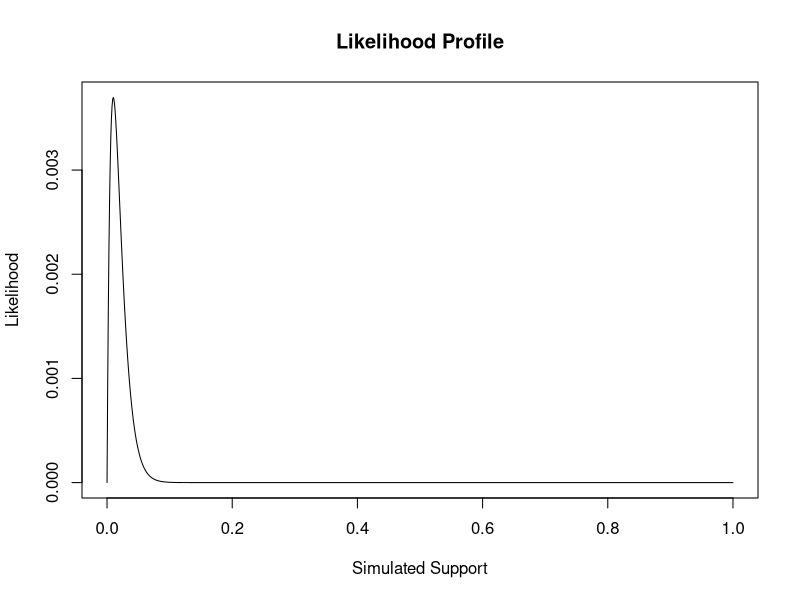
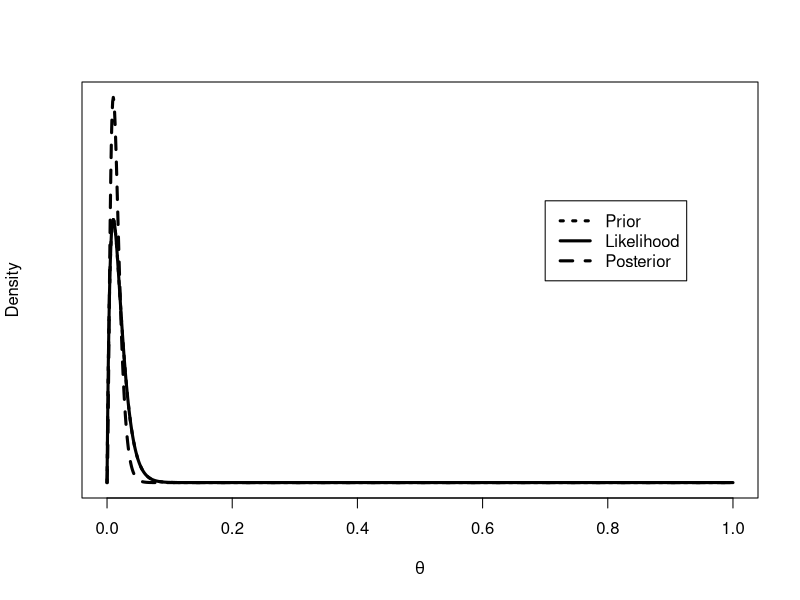
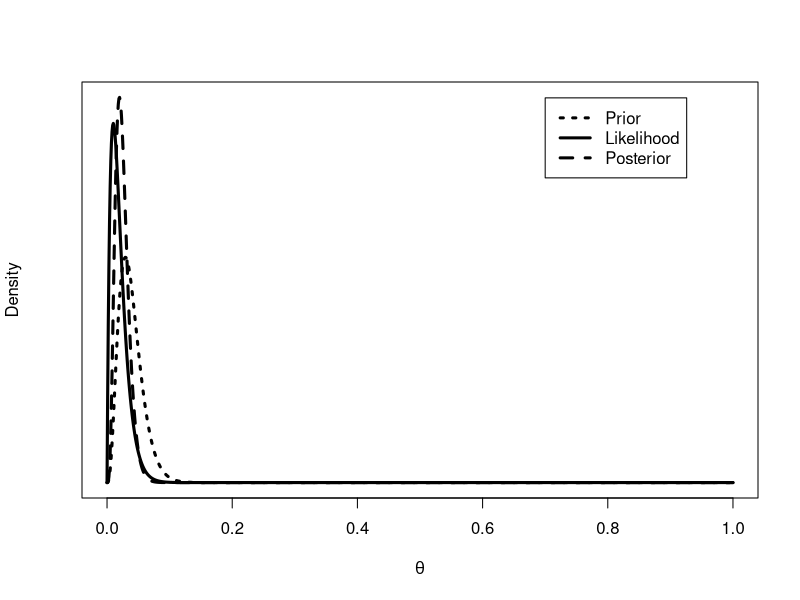
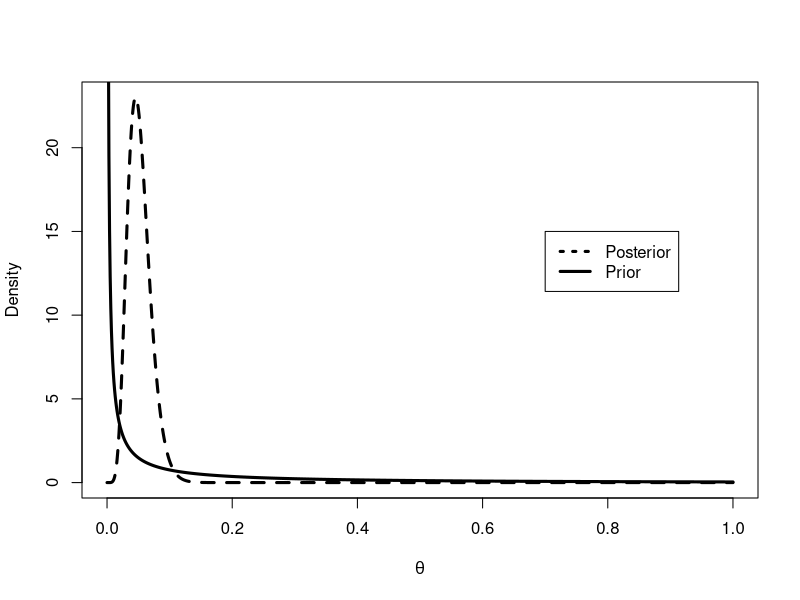
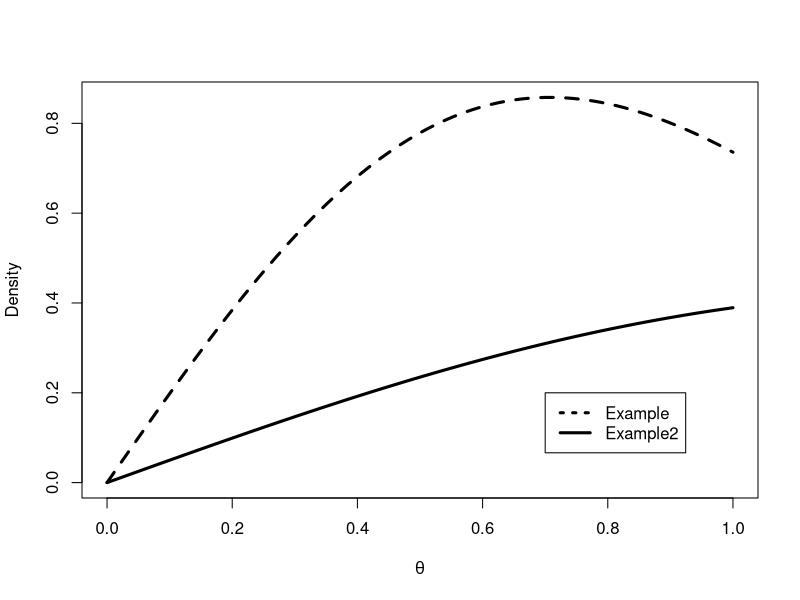

Source code (R) for these figures, in order:
## ---- chunk 1
# set a seed
set.seed(123)
# create the observed data
obs.data <- rbinom(n = 100, size = 1, prob = 0.01)
# inspect the observed data
head(obs.data)
tail(obs.data)
length(obs.data)
## ---- chunk 2
### Bernoulli LH Function ###
# Input: obs.data, theta
# Output: bernoulli likelihood

bernoulliLH <- function(obs.data, theta){
  N <- length(obs.data)
  x <- sum (obs.data)
  LH <- (theta^x)*((1-theta)^{N-x})
  return(LH)
}
### Plot LH for a grid of theta values ###
# Create the grid #
theta.sim <- seq(from = 0, to = 1, length.out = 1000)
# Store the LH values
sim.LH <- bernoulliLH(obs.data, theta = theta.sim)
# Create the Plot
plot(theta.sim, sim.LH, type = "l", main = "Likelihood Profile", 
     xlab = "Simulated Support", ylab = "Likelihood")
## ---- chunk 3
betberPos <- function(a, b, obs.data){
  n <- length(obs.data)
  x <- sum (obs.data)
  
  prior <- c((x+a), (n-x+b))
  return( prior)
}

print(betberPos(1,1,obs.data))
print(betberPos(3,1,obs.data))
## ---- chunk 4
distPlot <- function(p1,p2){
  n <- length(obs.data)
  x <- sum (obs.data)
  params <- betberPos (p1,p2,obs.data)
  a <- params[1]
  b <- params[2]

  
  like = dbeta(theta.sim, x+1, n-x+1)
  prior = dbeta(theta.sim, a, b)
  post = dbeta(theta.sim, x+a, n-x+b)

  
  plot(theta.sim,post,type="l",ylab="Density", yaxt = 'n',lty=2,lwd=3,
  xlab = expression(theta))
  lines(theta.sim,like,lty=1,lwd=3)
  lines(theta.sim,prior,lty=3,lwd=3)
  legend(0.7,40,c("Prior","Likelihood","Posterior"),
  lty=c(3,1,2),lwd=c(3,3,3))
} # yaxt from: https://stackoverflow.com/questions/10393076/suppress-ticks-in-plot-in-r 

distPlot(1,1)
distPlot(3,1)
## ---- chunk 5
  obs.data <- c(20.9, 69.7, 3.6, 21.8, 21.4, 0.4, 6.7, 10.0)

  x <- sum (obs.data)
  n <- length (obs.data)

  a <- 0.1
  b <- 1.0
  
  prior = dgamma(theta.sim, a, b)
  post = dgamma(theta.sim, a+n, x+b)

  
  plot(theta.sim,post,type="l",ylab="Density",lty=2,lwd=3,
  xlab = expression(theta))
  lines(theta.sim,prior,lty=1,lwd=3)
  legend(0.7,15,c("Posterior", "Prior"),
  lty=c(3,1,2),lwd=c(3,3,3))


## ---- chunk 6
galenshore <- function(th,c,d){
  e <- exp(1)
  y <- (2*((d^(2*c))*(th^(2*c-1))*e^((-d^2)*(th^2))))/gamma(c)
  return(y)
}

example = galenshore(theta.sim, 1, 1)
example2 = galenshore(theta.sim, 1, 0.5)

  plot(theta.sim,example,type="l",ylab="Density",lty=2,lwd=3,
  xlab = expression(theta))
  lines(theta.sim,example2,lty=1,lwd=3)
  legend(0.7,0.2,c("Example", "Example2"),
  lty=c(3,1,2),lwd=c(3,3,3))
